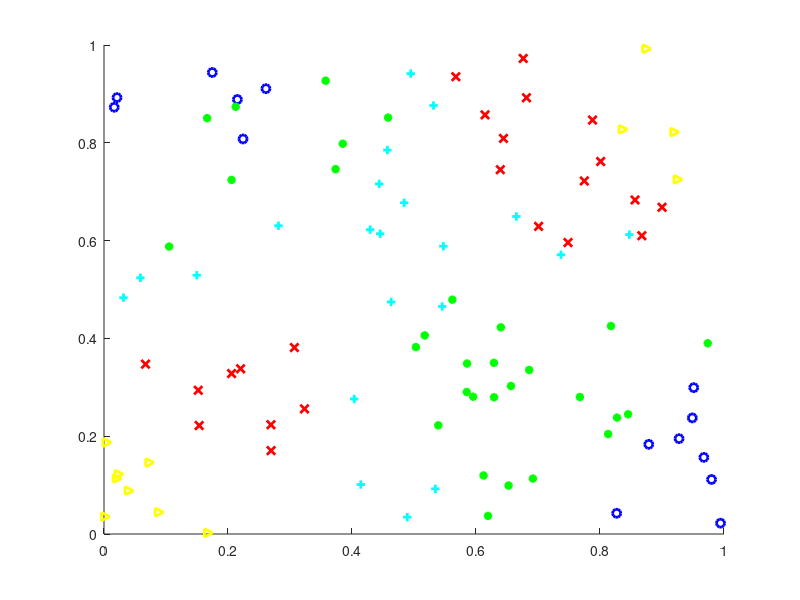

The MATLAB source for this figure: (Note: this script raises an error after producing the figure.)
function [] = testDAG()
	close all;
	rmpath('/home/adamiaonr/Dropbox/Workbench/PhD/machine learning/homework/HW4/SVMs/libsvm-mat-2.8-1');
	addpath ('/home/adamiaonr/Dropbox/Workbench/PhD/machine learning/homework/HW4/SVMs/libsvm-mat-2.8-1');
	rmpath('mysvm');
	addpath ('mysvm');
	rmpath('mysvm/common');
	addpath ('mysvm/common');    

    data = dlmread('testData.txt', ';');
	data = data(1:100,:); %CHANGE HERE 
	size(data)
	trainSetClass = data(:,end);
	trainSetFeatures = data(:,1:end-1);
	K = max(trainSetClass)
    
    figure;
    hold on;
    line= ['ob'; '*g'; '+c'; 'xr'; '>y'];
    for k=1:K
        idx = find (trainSetClass == k);
        plot (trainSetFeatures(idx,1),trainSetFeatures(idx,2),  line(k,:), 'LineWidth', 2);
    end
    hold off;


    [X,Y] = meshgrid(0:.01:1,0:.01:1);
    test_data_X = [reshape(X, numel(X), 1) reshape(Y, numel(Y) , 1)];
    
 	Cvalue = 1;       

    disp('LIBSVM')
    %FOR COMPARISON ONLY: using libsvm as a multiclass classifier
	configStr = sprintf('-s 0 -t 1 -d 2 -r 1 -g 1 -c %d', Cvalue);
	net = svmtrain(trainSetClass, trainSetFeatures, configStr);
   	testSetClass = ones(size(test_data_X,1), 1); %libSVM needs but does not really uses 
	[test_data_Y1] = svmpredict (testSetClass, test_data_X, net);

    disp ('SVM_DAG')
    [test_data_Y2] = SVM_DAG (trainSetFeatures, trainSetClass, test_data_X, Cvalue);
            
   
    figure;    
    hold on;
    line= ['ob'; '*g'; '+c'; 'xr'; '>y'];
    for k=1:K
        idx = find (test_data_Y1 == k);
        plot (test_data_X(idx,1), test_data_X(idx,2),  line(k,:), 'LineWidth', 1);
    end
    hold off;

    figure
    hold on;
    line= ['ob'; '*g'; '+c'; 'xr'; '>y'];
    for k=1:K
        idx = find (test_data_Y2 == k);
        plot (test_data_X(idx,1), test_data_X(idx,2),  line(k,:), 'LineWidth', 1);
    end
    hold off;
    
return